Frame 1 (no input): blank canvas, image omitted
Frame 60 (no input): blank canvas, image omitted
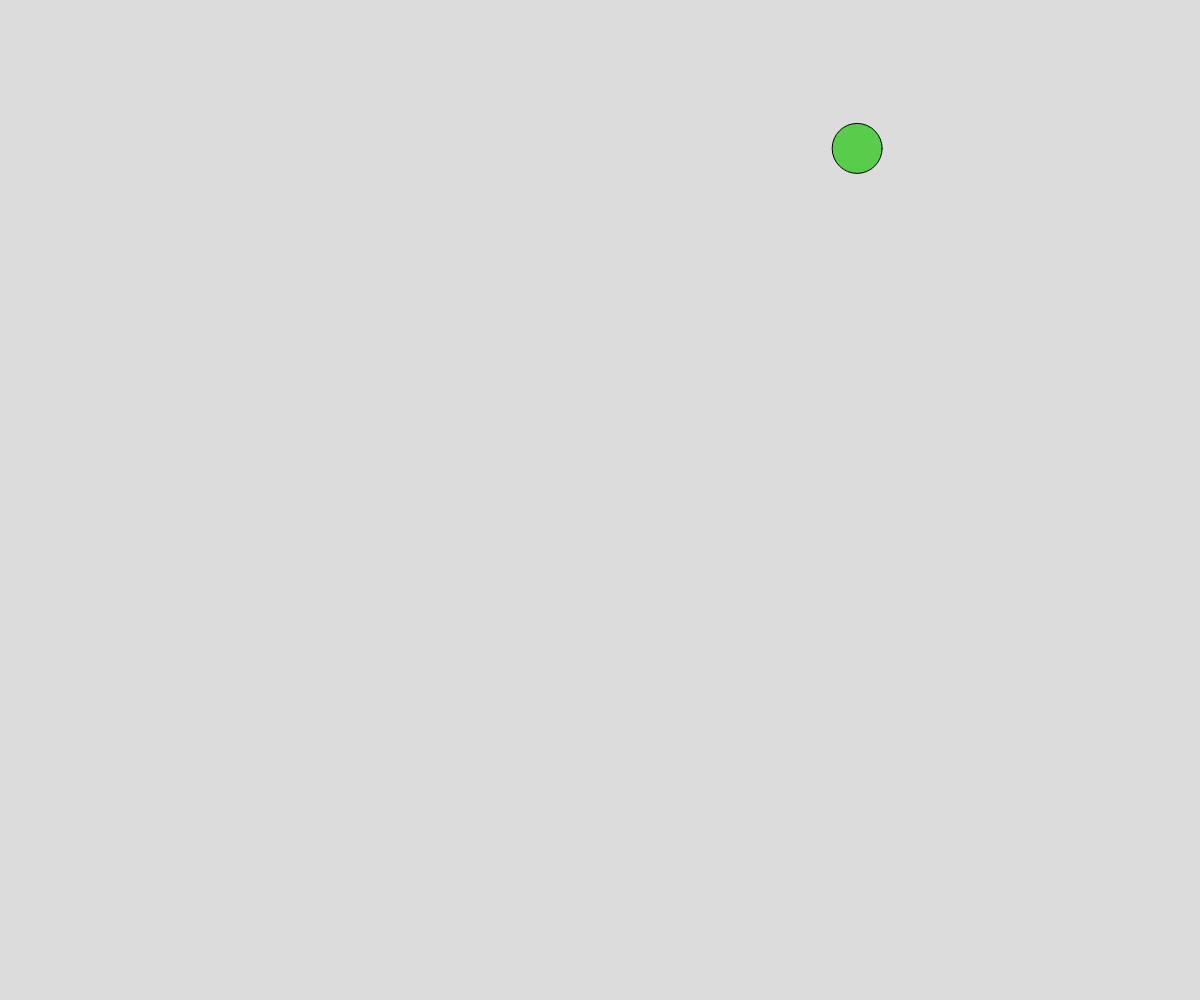
Frame 120 (the mouse pressed at the canvas centre since frame 60)

The p5.js sketch whose frames 1 and 60 were blank and that drew this single picture after the mouse press (run headless with seeded random() and noise() and a simulated clock; from frame 60 on, the mouse is pressed at the canvas centre):

// p5.js sketch
// ── sketch.js
// Ball Array Bruh

let BallArray = [];

function setup() {
  createCanvas(windowWidth, windowHeight);
}

function draw() {
  background(220);

  for (let ball of BallArray) {
    ball.x += ball.dx;
    ball.y += ball.dy;
    if (ball.x > windowWidth + ball.radius) {
      ball.x = 0 - ball.radius;
      ball.dx += 0.1;
    }
    if (ball.x < 0 - ball.radius) {
      ball.x = windowWidth + ball.radius;
      ball.dy -= 0.1;
    }
    if (ball.y > windowHeight + ball.radius) {
      ball.y = 0 - ball.radius;
      ball.dy += 0.1;
    }
    if (ball.y < 0 - ball.radius) {
      ball.y = windowHeight + ball.radius;
      ball.dy += 0.1;
    }

    fill(ball.r, ball.g, ball.b);
    ellipse(ball.x, ball.y, ball.radius*2);
  }
}

function mousePressed() {
  spawnBall(mouseX, mouseY);
}

function spawnBall(_x, _y) {
  let someBall = {
    x: _x,
    y: _y,
    dx: random(-10, 10),
    dy: random(-10, 10),
    radius: random(10, 30),
    r: random(0, 255),
    g: random(0, 255),
    b: random(0, 255),
  };
  BallArray.push(someBall);
}
